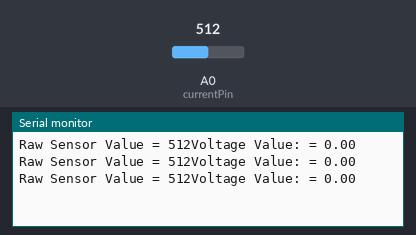
The sketch below on a simulated Arduino Uno, built with avr-gcc and run on an emulated ATmega328P. On the bench: the last lines printed to the serial monitor. The inputs (shaded band) are chosen by the test bench; at power-on: A0 (currentPin) = 512.

Above: at 1.3 s.
1.4 s: A0 (currentPin) set to 716
At 1.9 s:
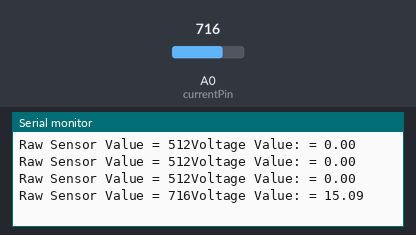
2.9 s: A0 (currentPin) set to 900
At 3.4 s:
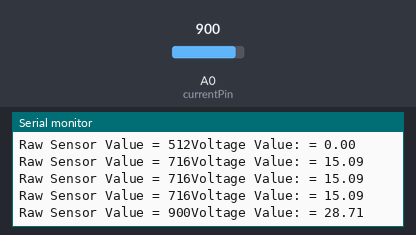
Timing chart, 0 to 5.9 s (numbered marks = the images above; inputs shaded):
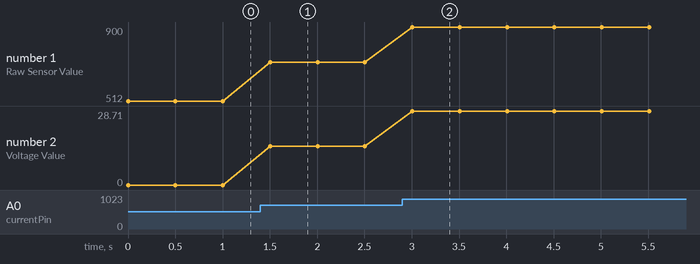

Measured:
- after the input at 1.4 s, the serial monitor: prints a new line after 0.10 s (image 1)
- after the input at 2.9 s, the serial monitor: prints a new line after 0.11 s (image 2)
- plotted number 1: 512 → 716 after the input at 1.4 s, 716 → 900 after the input at 2.9 s
- plotted number 2: 0 → 15.09 after the input at 1.4 s, 15.09 → 28.71 after the input at 2.9 s

The sketch:

Current_Sensor.ino
```cpp
 int currentPin = A0;
int sensitivity = 66;
int adcValue= 0;
int offsetVoltage = 2500;
double adcVoltage = 0;
double VoltageValue = 0;


void setup() {

  // put your setup code here, to run once:
  Serial.begin(9600);

}

void loop() {
  // put your main code here, to run repeatedly:
  adcValue = analogRead(currentPin);
  adcVoltage = (adcValue / 1024.0) * 5000;
  VoltageValue = ((adcVoltage - offsetVoltage) / sensitivity);

  Serial.print("Raw Sensor Value = " );
  Serial.print(adcValue);
  Serial.print("");
  Serial.print("Voltage Value: = ");
  Serial.println(VoltageValue);

  delay(500);

}
```
